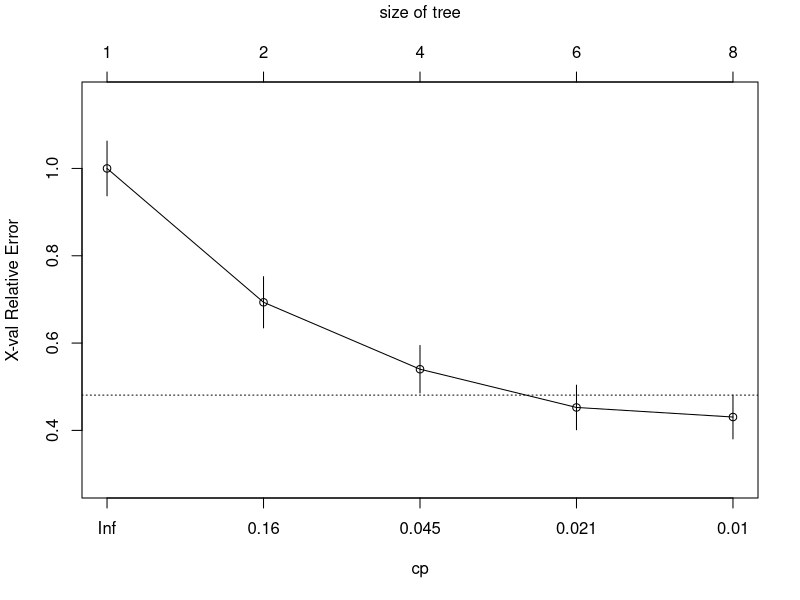
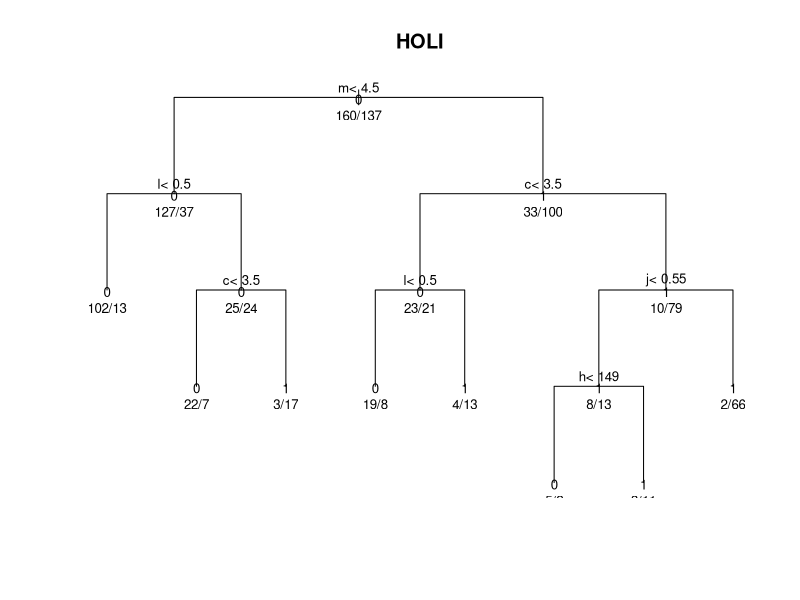

R code for these plots, in order:
library(rpart)


A <- read.table("mining.data", sep=",",
                col.names=c("a", "b", "c", "d", "e", "f", "g", "h", "i", "j", "k", "l", "m", "n"))

b=0
for (i in 1:nrow(A)){
	if(A[i,14]>0){
		A[i,14]=1
		b=b+1
	}	
}


formula = n ~ a + b + c + d + e + f + g + h + i + j + k + l + m   


 
#creación dtree
dtree<- rpart(formula, data=A, method="class")

#output 
printcp(dtree) 
plotcp(dtree) # visualize cross-validation results
summary(dtree) # detailed summary of splits
plot(dtree, uniform= TRUE, main="HOLI")
text(dtree, use.n=TRUE, all=TRUE, cex=.8)


#matriz de confusión
pred = predict(dtree, type="class")
table(pred,A$n)
